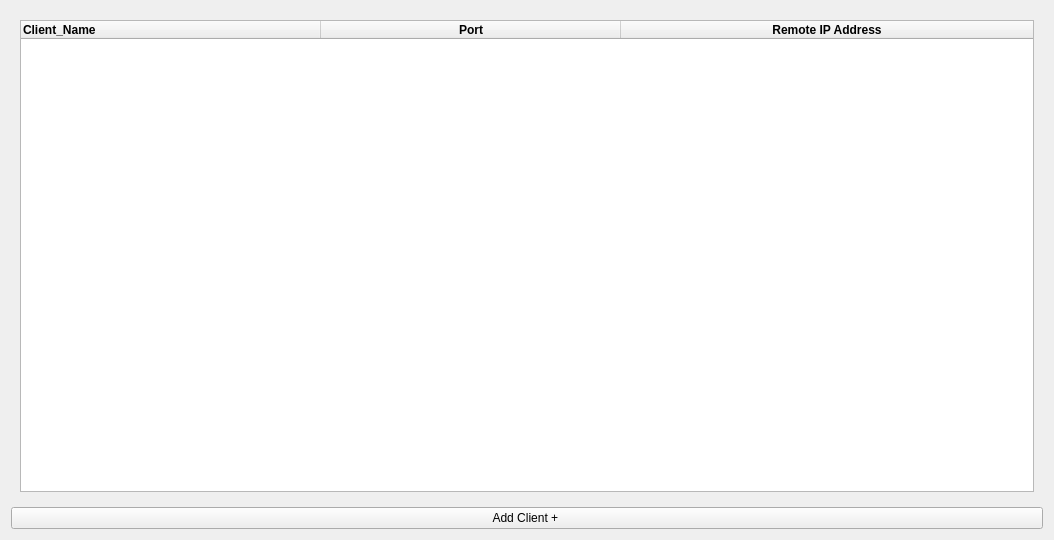
<?xml version="1.0" encoding="UTF-8"?>
<ui version="4.0">
 <class>Form</class>
 <widget class="QWidget" name="Form">
  <property name="geometry">
   <rect>
    <x>0</x>
    <y>0</y>
    <width>1054</width>
    <height>540</height>
   </rect>
  </property>
  <property name="windowTitle">
   <string>Form</string>
  </property>
  <layout class="QGridLayout" name="gridLayout">
   <item row="1" column="0">
    <widget class="QTabWidget" name="tabWidget">
     <property name="enabled">
      <bool>true</bool>
     </property>
     <property name="mouseTracking">
      <bool>false</bool>
     </property>
     <property name="tabletTracking">
      <bool>true</bool>
     </property>
     <property name="documentMode">
      <bool>true</bool>
     </property>
     <property name="tabsClosable">
      <bool>false</bool>
     </property>
     <property name="tabBarAutoHide">
      <bool>true</bool>
     </property>
     <widget class="QWidget" name="Clients_List">
      <property name="mouseTracking">
       <bool>true</bool>
      </property>
      <property name="tabletTracking">
       <bool>true</bool>
      </property>
      <property name="autoFillBackground">
       <bool>true</bool>
      </property>
      <attribute name="title">
       <string>Clients_List</string>
      </attribute>
      <layout class="QGridLayout" name="gridLayout_2">
       <item row="0" column="0">
        <widget class="QTableWidget" name="tableWidget">
         <property name="autoFillBackground">
          <bool>true</bool>
         </property>
         <property name="frameShape">
          <enum>QFrame::StyledPanel</enum>
         </property>
         <property name="frameShadow">
          <enum>QFrame::Plain</enum>
         </property>
         <property name="tabKeyNavigation">
          <bool>true</bool>
         </property>
         <property name="alternatingRowColors">
          <bool>true</bool>
         </property>
         <property name="sortingEnabled">
          <bool>true</bool>
         </property>
         <attribute name="horizontalHeaderVisible">
          <bool>true</bool>
         </attribute>
         <attribute name="horizontalHeaderCascadingSectionResizes">
          <bool>true</bool>
         </attribute>
         <attribute name="horizontalHeaderDefaultSectionSize">
          <number>300</number>
         </attribute>
         <attribute name="horizontalHeaderHighlightSections">
          <bool>true</bool>
         </attribute>
         <attribute name="horizontalHeaderShowSortIndicator" stdset="0">
          <bool>true</bool>
         </attribute>
         <attribute name="horizontalHeaderStretchLastSection">
          <bool>true</bool>
         </attribute>
         <attribute name="verticalHeaderCascadingSectionResizes">
          <bool>false</bool>
         </attribute>
         <attribute name="verticalHeaderShowSortIndicator" stdset="0">
          <bool>false</bool>
         </attribute>
         <attribute name="verticalHeaderStretchLastSection">
          <bool>false</bool>
         </attribute>
         <column>
          <property name="text">
           <string>Client_Name</string>
          </property>
          <property name="font">
           <font>
            <weight>75</weight>
            <bold>true</bold>
           </font>
          </property>
          <property name="textAlignment">
           <set>AlignJustify|AlignVCenter</set>
          </property>
         </column>
         <column>
          <property name="text">
           <string>Port</string>
          </property>
          <property name="font">
           <font>
            <weight>75</weight>
            <bold>true</bold>
           </font>
          </property>
         </column>
         <column>
          <property name="text">
           <string>Remote IP Address</string>
          </property>
          <property name="font">
           <font>
            <weight>75</weight>
            <bold>true</bold>
           </font>
          </property>
         </column>
        </widget>
       </item>
      </layout>
     </widget>
    </widget>
   </item>
   <item row="2" column="0">
    <widget class="QPushButton" name="pushButton">
     <property name="text">
      <string>Add Client + </string>
     </property>
    </widget>
   </item>
  </layout>
 </widget>
 <resources/>
 <connections/>
</ui>
